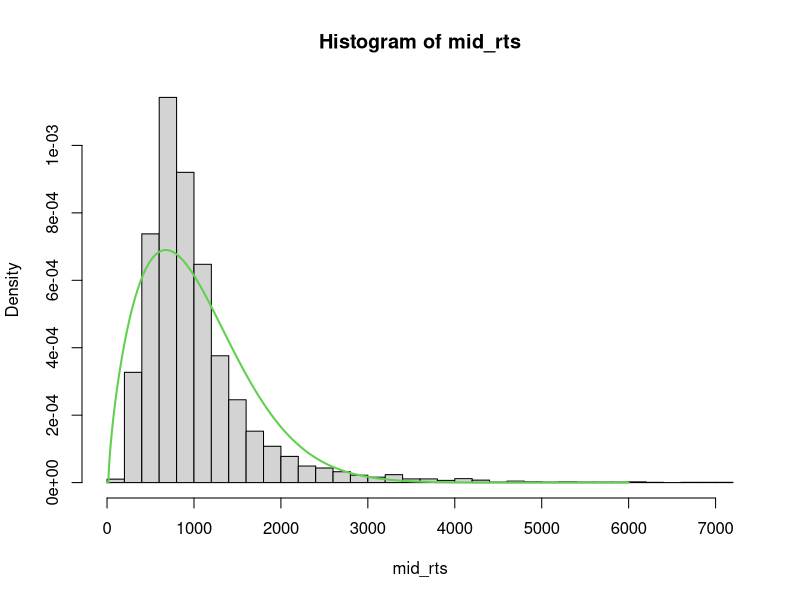

This figure's R source: (Note: this script raises an error after producing the figure.)
## ---- chunk 1
## Maximum likelihood estimation of some data

fixations = read.csv("data/study_1/fixations.csv")

mid_rts = fixations$fix_time[fixations$fix_num>1 & fixations$rev_fix_num>1]

weiblnL <- function(theta, rt){
  
  shift <- theta[1]
  shape <- theta[2]
  scale <- theta[3]
  
  if (shift>=min(rt) | any(theta<.Machine$double.neg.eps) ){ # a hack to avoid NaNs (won't work with gradient descent)
    return(1000000)
  } 
  else {
    return(
      -sum(dweibull(rt-shift,scale=scale,shape=shape,log=TRUE))
    )
  }
}

# parameters are shift, scale, shape
fit <- optim(c(1,1.8,mean(mid_rts)),      # mean rt is a good starting point for scale
             weiblnL, rt=mid_rts)

hist(mid_rts, probability = TRUE, breaks=40)
lines(0:6000, dweibull((0:6000)-fit$par[1],shape=fit$par[2], scale=fit$par[3]), col=3, lwd=2)
fit
## ---- chunk 2
## Maximum likelihood estimation of some data

fixations = read.csv("data/study_1/fixations.csv")
# pull out middle fixations

subjects = unique(fixations$parcode)

# pull out middle fixations
for (i in subjects){
  mid_rt[i] = fixations$fix_time[fixations$fix_num>1 & fixations$rev_fix_num>1 & fixations$parcode == i]
}


weiblnL <- function(theta, rt){
  
  shift <- theta[1]
  shape <- theta[2]
  scale <- theta[3]
  
  if (shift>=min(rt) | any(theta<.Machine$double.neg.eps) ){ # a hack to avoid NaNs (won't work with gradient descent)
    return(1000000)
  } 
  else {
    return(
      -sum(dweibull(rt-shift,scale=scale,shape=shape,log=TRUE))
    )
  }
}


# init subject fits
subject_fits = NULL

# 3x3 plot
par(mfrow=c(3,3))

for (i in 1:length(mid_mat[,1])) {
  rts = mid_mat[i,]
  rts = rts[!is.na(rts)]

  # parameters are shift, scale, shape
  fit <- optim(c(1,1.8,mean(rts)),      # mean rt is a good starting point for scale
               weiblnL, rt=rts)
  
  hist(rts, probability = TRUE, breaks=40,
       main = paste0("Subject ", i, " middle fixations"))
  lines(0:6000, dweibull((0:6000)-fit$par[1],shape=fit$par[2], scale=fit$par[3]), col=3, lwd=2)
  
  subject_fits[[i]] = fit
}

## ---- chunk 3

LBAnL <- function(theta, rt){
  
  # Start point varies from trial to trial in the interval [0, A] (uniform distribution).
  # Average amount of evidence before evidence accumulation across trials is A/2.
  
  A <- theta[1] 
  
  # response threshold. (b - A/2) is a measure of "response caution"
  b <- theta[2] 
  
  # non-decision time or response time constant (in seconds). Lower bound for the
  # duration of all non-decisional processes (encoding and response execution).
  t0 <- theta[3]
  
  # variability of non-decision time, such that t0 is uniformly distributed between
  # t0 and t0 + st0. Default is 0. Can be trialwise, and will be recycled to length
  # of rt.
  st0 <- theta[4]
  
  # character specifying the distribution of the drift rate.
  # Possible values are c("norm", "gamma", "frechet", "lnorm"), default is "norm".
  distribution<- theta[5]
  
  # 
    shape <- theta[2]
  scale <- theta[3]
  
  if (shift>=min(rt) | any(theta<.Machine$double.neg.eps) ){ # a hack to avoid NaNs (won't work with gradient descent)
    return(1000000)
  } 
  else {
    return(
      -sum(dweibull(rt-shift,scale=scale,shape=shape,log=TRUE))
    )
  }
}

# parameters are shift, scale, shape
fit <- optim(c(1,1.8,mean(mid_rts)),      # mean rt is a good starting point for scale
             weiblnL, rt=mid_rts)

hist(mid_rts, probability = TRUE, breaks=40)
lines(0:6000, dweibull((0:6000)-fit$par[1],shape=fit$par[2], scale=fit$par[3]), col=3, lwd=2)
fit


## ---- chunk 4
df <- v3

ggplot() +
  geom_smooth(aes(x=secondVal/secondMult, y=`2_fixation`, group = factor(secondMult), colour = factor(secondMult)), df) +
  #geom_smooth(aes(x=summedVal, y=logRT, colour = "flip"), subset(total_M_clean3, flip==1)) +
  coord_cartesian(xlim = c(-1, 1))  +
  #ggtitle("Second Fixation Timing vs Total Value")
  #geom_point(shape=1) +    # Use hollow circles
  geom_smooth() + # Add a loess smoothed fit curve with confidence region
  theme_minimal()+
  guides(colour=guide_legend("Attribute\nWeight")) +
  scale_x_continuous(name="Attribute Base Value ($)", seq(-1,1,0.2), limits = c(-1,1))+
  scale_y_continuous(name = "Attribute Dwell Time (s)") +
  theme(axis.title.x=element_text(size=14),
        axis.title.y = element_text(size = 14),
        legend.title = element_text(size = 10))+
  theme(legend.position="right")

#Test for SIG
summary(lm(`2_fixation`~secondVal + secondMult, df))
## ---- chunk 5
# Extract middle fix by subject

# Look at row (starting with 2nd fix):
df1 <- v1
df2 <- v3

# create num_fixations for df1
for (i in 1:length(df1$Trial)){
  df1$num_fixations[i] = length(df1$imageSequence[[i]])
}

# only look at trials with more than 2 fixations
df1 <- df1[df1$num_fixations > 2,]          # leaves 3820 trials
df2 <- df2[df2$num_fixations > 2,]          # leaves 7406 trials

mid_fix_num_1 = sum(df1$num_fixations) - 2*length(df1$Trial)
mid_fix_num_2 = sum(df2$num_fixations) - 2*length(df2$trial)

# define empty df
middle_fix_df1 <- data.frame(matrix(ncol = 4, nrow = mid_fix_num_1))
colnames(middle_fix_df1) <- c("subject", "fix_dur", "base_val", "mult_val")

middle_fix_df2 <- data.frame(matrix(ncol = 4, nrow = mid_fix_num_2))
colnames(middle_fix_df2) <- c("subject", "fix_dur", "base_val", "mult_val")

# populate dfs with middle fixations with: subject, fixation duration, base value and mult value
counter = 1

for (i in 1:length(df1$Trial)){
  for (j in 1:(df1$num_fixations[i]-2)){
    middle_fix_df1$subject[counter] = df1$subject[i]
    middle_fix_df1$fix_dur[counter] = df1[i,48+j]
    if (j%%2==1){
      middle_fix_df1$base_val[counter] = df1$secondVal[i] / df1$secondMult[i]
      middle_fix_df1$mult_val[counter] = df1$secondMult[i]
    }
    else if (j%%2==0){
      middle_fix_df1$base_val[counter] = df1$firstVal[i] / df1$firstMult[i]
      middle_fix_df1$mult_val[counter] = df1$firstMult[i]
    }
    counter = counter + 1
  }
}

counter = 1

for (i in 1:length(df2$trial)){
  for (j in 1:(df2$num_fixations[i]-2)){
    middle_fix_df2$subject[counter] = df2$subject[i]
    middle_fix_df2$fix_dur[counter] = df2[i,33+j]
    if (j%%2==1){
      middle_fix_df2$base_val[counter] = df2$second_val[i] / df2$secondMult[i]
      middle_fix_df2$mult_val[counter] = df2$second_mult[i]
    }
    else if (j%%2==0){
      middle_fix_df2$base_val[counter] = df2$first_val[i] / df2$first_mult[i]
      middle_fix_df2$mult_val[counter] = df2$first_mult[i]
    }
    counter = counter + 1
  }
}

# remove 3 outlier values above 8 seconds (max value for cleaned v2 data is below 8 seconds)
middle_fix_df1 = middle_fix_df1[middle_fix_df1$fix_dur <8, ]
max(middle_fix_df1$fix_dur)

# flip -ve vals to make positive (how to test if justified?)
middle_fix_df1$abs_base_val = abs(middle_fix_df1$base_val)
middle_fix_df2$abs_base_val = abs(middle_fix_df2$base_val)

head(middle_fix_df1)
## ---- chunk 6


hist(middle_fix_df1$fix_dur, breaks = 30,
     freq = FALSE,
     main = "Study 1: Group Middle Fixations",
     xlab = "Fixation Duration")

hist(middle_fix_df2$fix_dur, breaks = 30,
     freq = FALSE,
     main = "Study 2: Group Middle Fixations",
     xlab = "Fixation Duration")


## ---- chunk 7
# parameters are shift, scale, shape

# Study 1
fit <- optim(c(1,1.8,mean(middle_fix_df1$fix_dur)),      # mean rt is a good starting point for scale
             weiblnL, rt=middle_fix_df1$fix_dur)

hist(middle_fix_df1$fix_dur, probability = TRUE, breaks=40)
lines(0:6000, dweibull((0:6000)-fit$par[1],shape=fit$par[2], scale=fit$par[3]), col=3, lwd=2)
fit

# Study 2
fit <- optim(c(1,1.8,mean(middle_fix_df2$fix_dur)),      # mean rt is a good starting point for scale
             weiblnL, rt=middle_fix_df2$fix_dur)

hist(middle_fix_df2$fix_dur, probability = TRUE, breaks=40)
lines(0:6000, dweibull((0:6000)-fit$par[1],shape=fit$par[2], scale=fit$par[3]), col=3, lwd=2)
fit
## ---- chunk 8

# First, how many fixations/subject
library(data.table)
dt <- data.table(middle_fix_df1)
dt[,list(count=length(fix_dur), 
         mean=mean(fix_dur),
         sd=sd(fix_dur)),
   by=subject]

# For Study 1 can see that subjects 7/3 has few middle fixations (21)
# For Study 2 can see that subjects 139/10 and 141/1 have very few middle fixations

# Remove these subjects
middle_fix_df1 = middle_fix_df1[middle_fix_df1$subject != 7,]
middle_fix_df2 = middle_fix_df2[middle_fix_df2$subject != 139,]
middle_fix_df2 = middle_fix_df2[middle_fix_df2$subject != 141,]

# Fit weibull to all subjects
# Make a matrix of times

# Study 1 or 2?
df_in = middle_fix_df1

# Find the max number of fixations for an individual
dt <- data.table(df_in)
n_cols = max(dt[,list(max_fix=max(length(fix_dur))),
                by=subject]$max_fix)

# Create empty matrix 
mid_mat = matrix(nrow =length(unique(df_in$subject)), ncol = n_cols)

# Vector with subject numbers
subjects = unique(df_in$subject)

# Fill matrix with RTs
for (i in 1:length(unique(df_in$subject))){
  x = length(df_in$fix_dur[df_in$subject == subjects[i]])
  mid_mat[i,1:x] = df_in$fix_dur[df_in$subject == subjects[i]]
}

# convert to ms from s
mid_mat = mid_mat* 1000

## ---- chunk 9
# Bin by count


## ---- chunk 10


## ---- chunk 11


